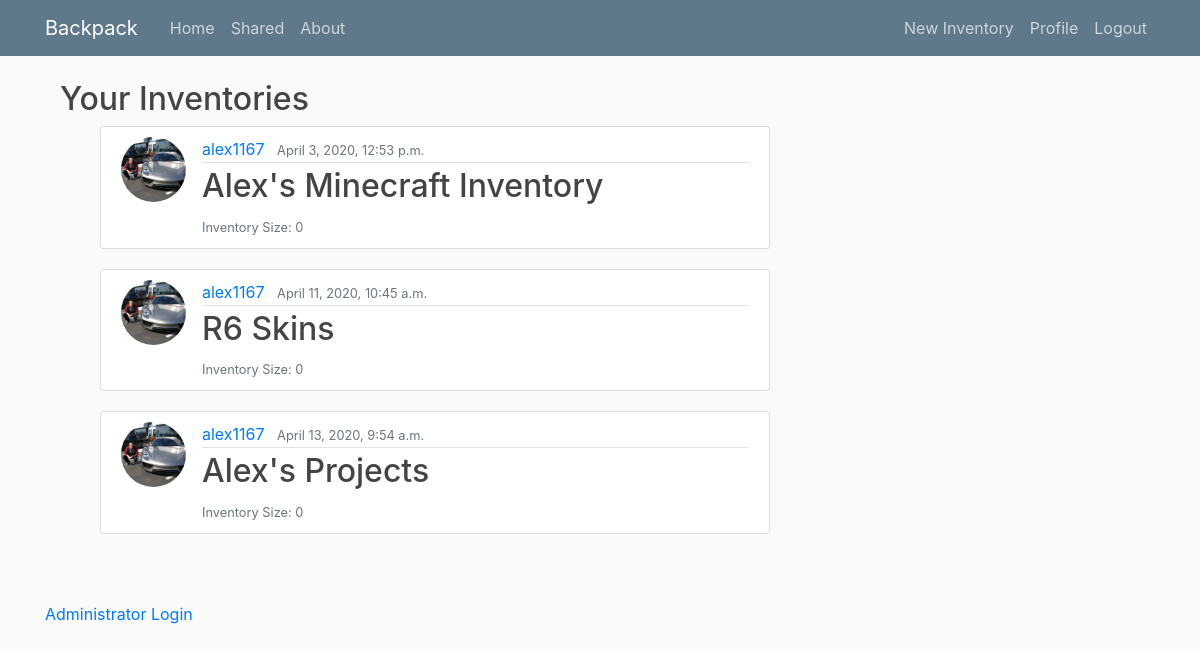
Before: / (signed in) with the older database file.
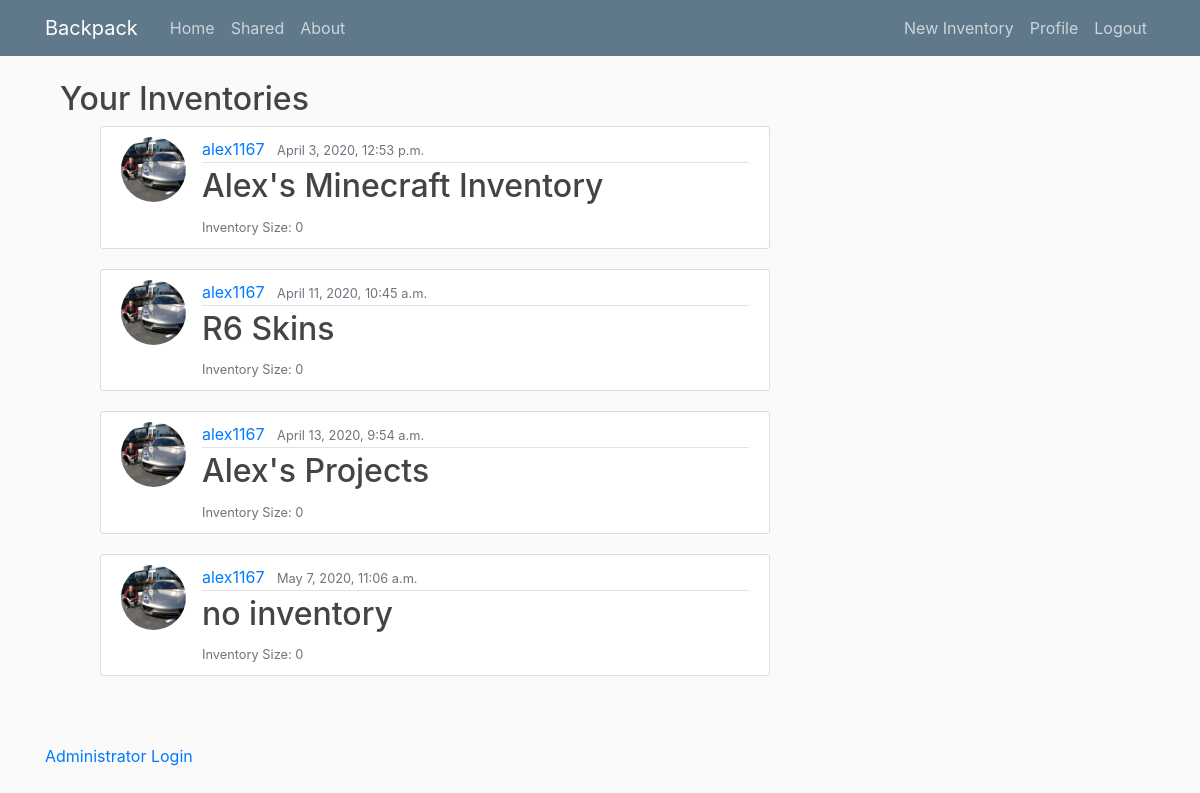
After: the same page with the newer database file.
### inv_manage/models.py (models this page shows, shortened)
class Inventory(models.Model):
    name = models.CharField(max_length = 100)
    date_created = models.DateTimeField(auto_now_add = True)
    inv_size = models.IntegerField(default=0)
    author = models.ForeignKey(User, on_delete=models.CASCADE)

### users/models.py (models this page shows, shortened)
class Profile(models.Model):
    user = models.OneToOneField(User, on_delete=models.CASCADE)
    image = models.ImageField(default='profile_pics/default.jpg', upload_to='profile_pics')

### inv_manage/views.py (the view)
# urls.py: path('', InvListView.as_view(), name='inv_manage-index'),
class InvListView(ListView):
    model = Inventory
    template_name = 'inv_manage/index.html'
    context_object_name = 'Inventories'
    ordering = ['-date_created']
    paginate_by = 5
    def get_queryset(self):
        if self.request.user.is_authenticated:
            return Inventory.objects.filter(author=self.request.user)
        else:
            return Inventory.objects.all()

### inv_manage/templates/inv_manage/index.html (shortened to what this page needs)
{% extends 'inv_manage/layout.html' %} {% block content %}
{% if user.is_authenticated %}
<h2 class="center-align">Your Inventories</h3>
<ul class="collection">
  {% for inv in Inventories %}
    <article class="media content-section">
      <img class="rounded-circle article-img" src="{{ inv.author.profile.image.url }}">
      <div class="media-body">
        <div class="article-metadata">
          <a class="mr-2" href="{% url 'inv_manage-user_invs' inv.author.username %}">{{ inv.author }}</a>
          <small class="text-muted">{{ inv.date_created }}</small>
        </div>
        <h2><a class="article-title" href="{% url 'inv_manage-detail' inv.id %}">{{ inv.name }}</a></h2>
        <small class="text-muted">Inventory Size: {{ inv.inv_size }}</small>
      </div>
    </article>
  {% endfor %}
</ul>
{% else %}
<h3>Welcome to Backpack. please <a href="{% url 'login' %}">Sign In</a>.</h3>
{% endif %}
{% endblock %}

Changed rows visible on the page:
added Inventory: author.profile.image (picture), author "alex1167", date_created "May 7, 2020, 11:06 a.m.", name "no inventory", inv_size "0"
